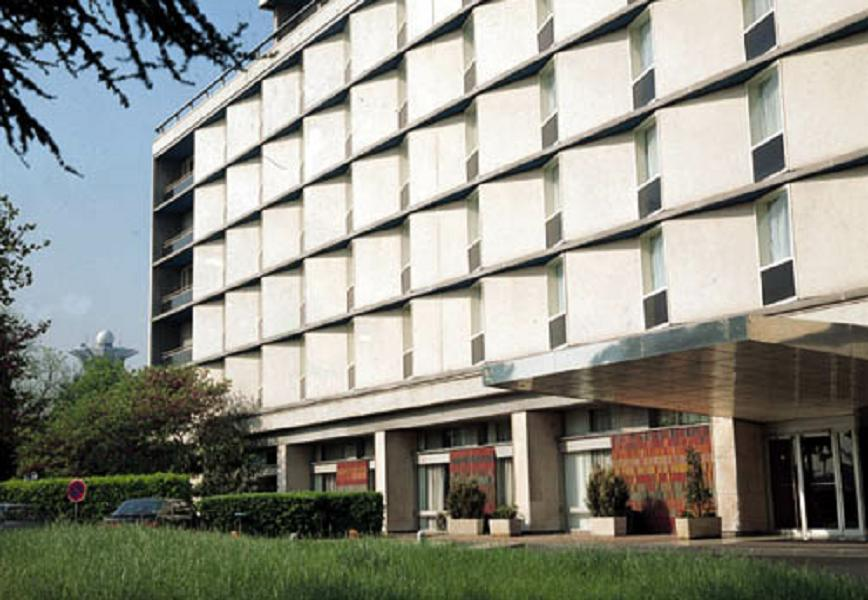
#> input picture 20250424-opencv/ch03/building.jpg, 868 x 600 px
$ python 02Coners.py
#> lines starting #> are read from the running program, lines starting #| are printed output that depends on the picture
import sys
import numpy as np
import cv2


src = cv2.imread('building.jpg', cv2.IMREAD_GRAYSCALE)
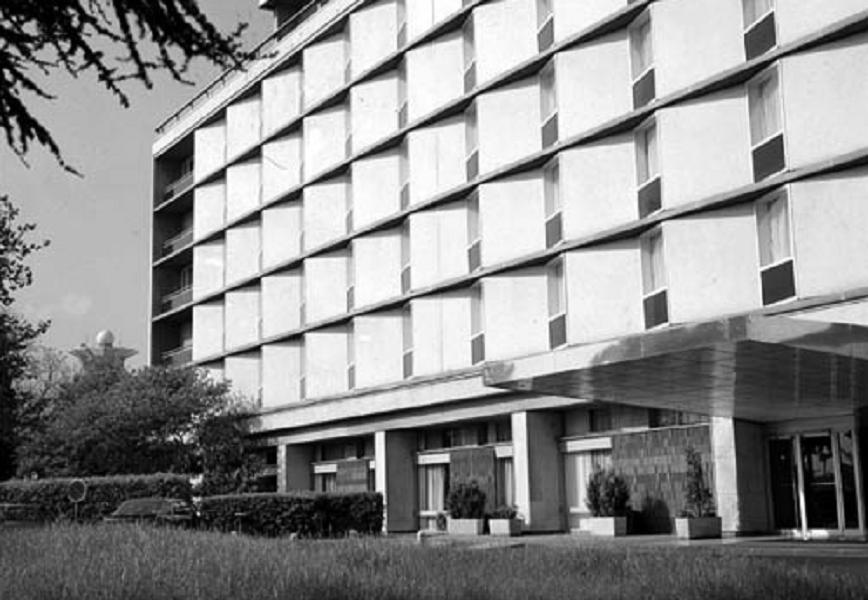
#> src: shape (600, 868); min 0, max 255, mean 142.3

if src is None:
    print('Image load failed!')
    sys.exit()

tm = cv2.TickMeter()

# GFTT
tm.start()

corners = cv2.goodFeaturesToTrack(src, 400, 0.01, 10)
#> corners = 400 rows, first 8: [198, 514], [15, 20], [781, 134], [764, 304], [4, 70], [791, 261], [31, 247], [772, 13]

tm.stop()
print('GFTT: {}ms.'.format(tm.getTimeMilli()))

dst1 = cv2.cvtColor(src, cv2.COLOR_GRAY2BGR)

if corners is not None:
    for i in range(corners.shape[0]):
        pt = (int(corners[i, 0, 0]), int(corners[i, 0, 1]))
        cv2.circle(dst1, pt, 5, (0, 0, 255), 2)
#> this loop made 400 passes
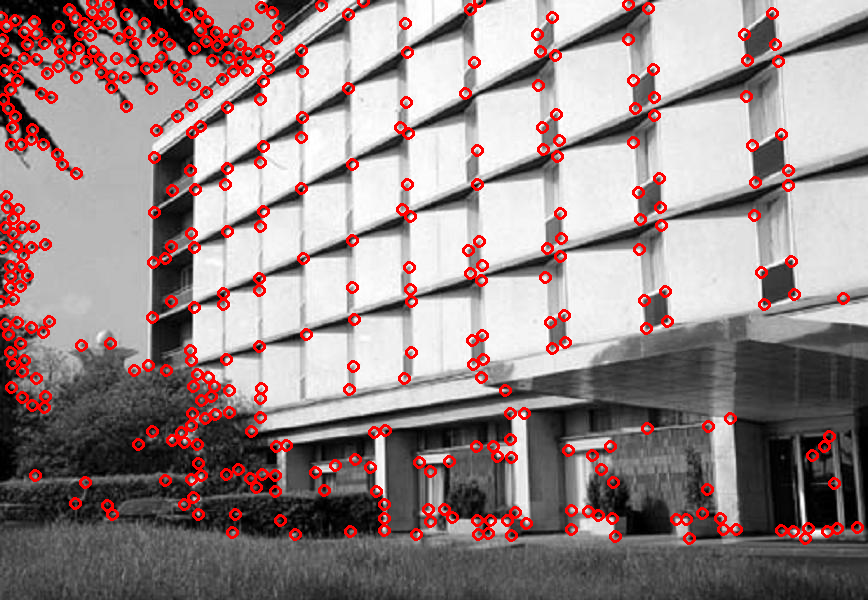
#> dst1: shape (600, 868, 3); mean B, G, R 134.1, 134.1, 151.1

# FAST 속도는 앞도적으로 빠름 FAST라는 이름이 빠르다는 뜻은 아님 반복 검출률이 높지만 노이즈에 민감함
tm.reset()
tm.start()

fast = cv2.FastFeatureDetector_create(60)
keypoints = fast.detect(src)
#> keypoints = 580 keypoints; strongest (x, y, size): (198, 514, 7), (791, 261, 7), (772, 13, 7), (781, 135, 7)

tm.stop()
print('FAST: {}ms.'.format(tm.getTimeMilli()))

dst2 = cv2.cvtColor(src, cv2.COLOR_GRAY2BGR)

for kp in keypoints:
    pt = (int(kp.pt[0]), int(kp.pt[1]))
    cv2.circle(dst2, pt, 5, (255, 0, 0), 2)
#> this loop made 580 passes
#> kp on passes 1 to 3: keypoint at (176, 3), size 7, keypoint at (260, 3), size 7, keypoint at (629, 3), size 7
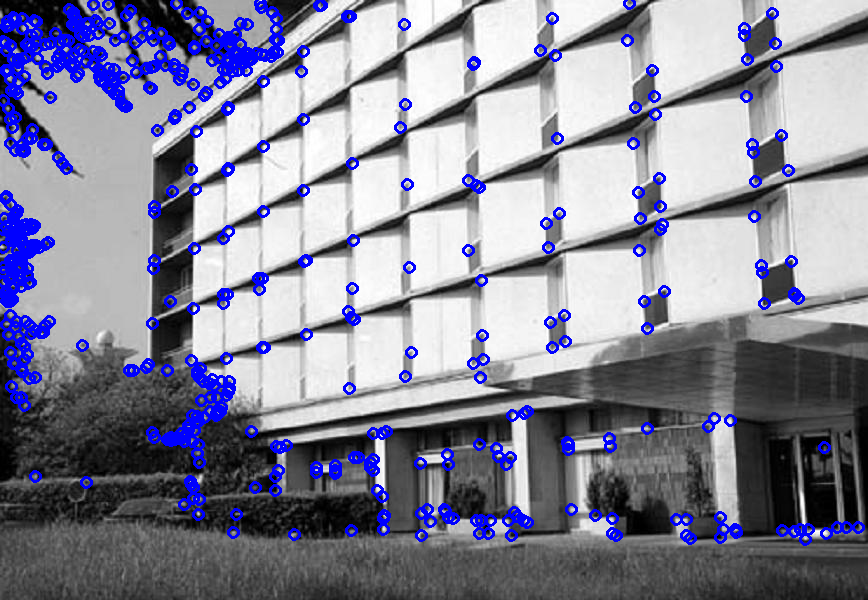
#> dst2: shape (600, 868, 3); mean B, G, R 152.4, 133.2, 133.2

cv2.imshow('src', src)
cv2.imshow('dst1', dst1)
cv2.imshow('dst2', dst2)
cv2.waitKey()

cv2.destroyAllWindows()

# Harris, GFTT, FAST 코너의 문제점
# 이동, 회전 변환에 강인
# 크기 변환에 취약

$ run again, with 20250424-opencv/ch03/img1.jpg copied over 20250424-opencv/ch03/building.jpg
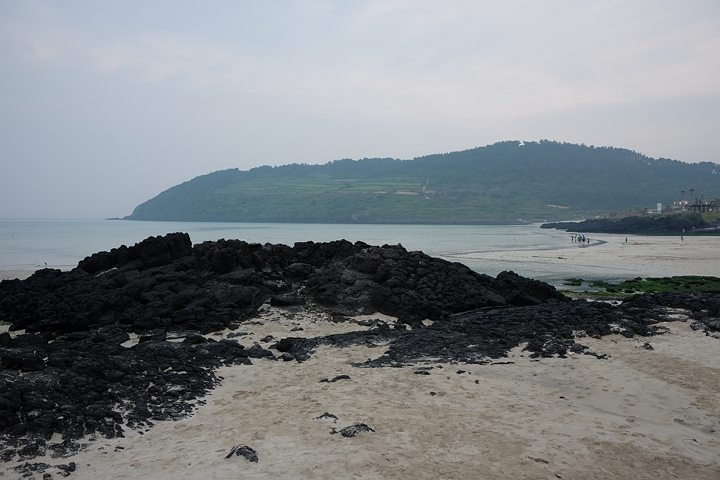
#> input picture 20250424-opencv/ch03/img1.jpg, 720 x 480 px
#> corners = 400 rows, first 8: [353, 243], [380, 246], [127, 247], [192, 247], [120, 344], [195, 398], [621, 301], [399, 243]
#> the loop `for i in range(corners.shape[0]):` made 400 passes
#> after the loop `for i in range(corners.shape[0]):`:
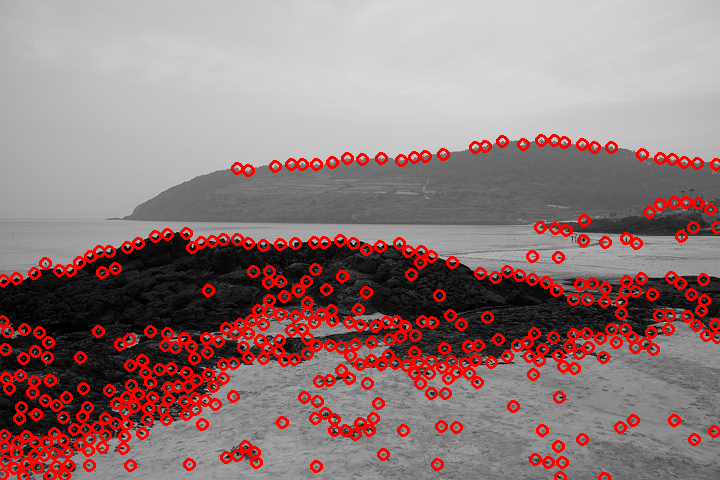
#> dst1: shape (480, 720, 3); mean B, G, R 121.2, 121.2, 146.5
#> keypoints = 694 keypoints; strongest (x, y, size): (353, 243, 7), (192, 246, 7), (314, 242, 7), (123, 245, 7)
#> the loop `for kp in keypoints:` made 694 passes
#> kp on passes 1 to 3: keypoint at (540, 140), size 7, keypoint at (546, 140), size 7, keypoint at (533, 141), size 7
#> after the loop `for kp in keypoints:`:
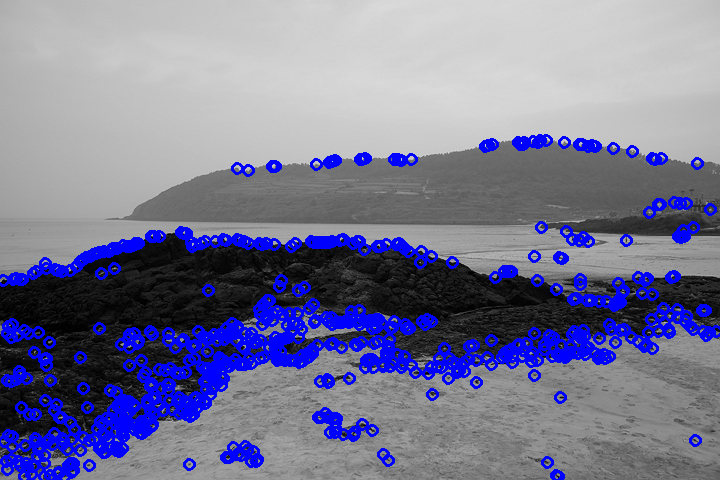
#> dst2: shape (480, 720, 3); mean B, G, R 150.4, 119.4, 119.4
